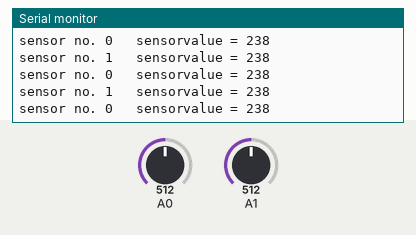
This sketch was run on a simulated Arduino Uno, built with avr-gcc and run on an emulated ATmega328P. Parts: the last lines printed to the serial monitor. The inputs (shaded band) are chosen by the test bench; at power-on: A0 = 512, A1 = 512.

Above: at 1.2 s.
1.3 s: A0 set to 545
At 2.2 s:
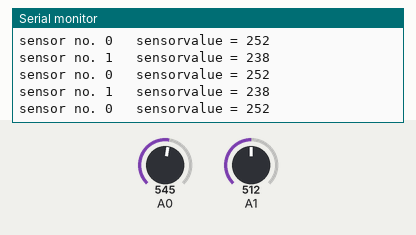
4.3 s: A0 set to 571
At 5.1 s:
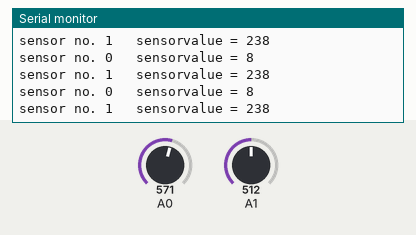
10.3 s: A1 set to 538
At 11.3 s:
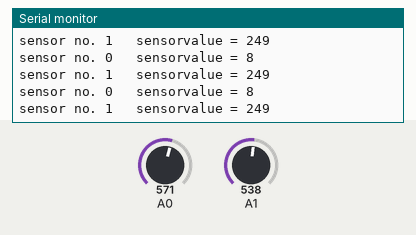
11.8 s: A1 set to 566
At 12.5 s:
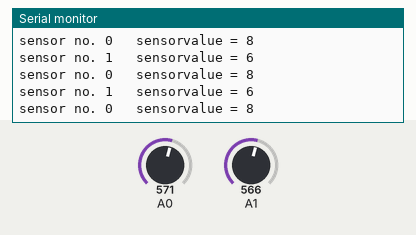
Timing chart, 0 to 14.8 s (numbered marks = the images above; inputs shaded):
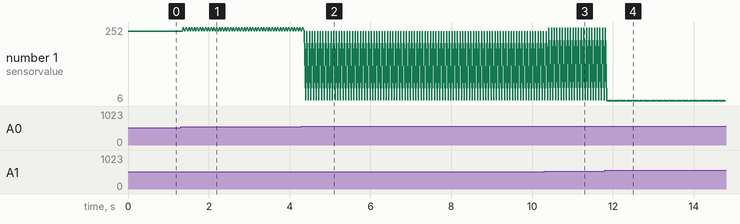

Measured:
- after the input at 1.3 s, the serial monitor: prints a new line after 0.07 s (image 1)
- after the input at 4.3 s, the serial monitor: prints a new line after 0.09 s (image 2)
- after the input at 10.3 s, the serial monitor: prints a new line after 0.12 s (image 3)
- after the input at 11.8 s, the serial monitor: prints a new line after 0.08 s (image 4)

The sketch:

UltrasoundTest5_enabledSeries.pde
```cpp
/*
  Analog input, analog output, serial output

 scaled for the MaxSonar EZ1 as testing protocol for the VIMBY/Scion Challenge

 by Carlyn Maw August 2010
 based on code 2009 code by Tom Igoe

 */

// These constants won't change.  They're used to give names
// to the pins used:

const int numberOfSensors = 2;

byte sensorPinArray[numberOfSensors] = { 0,1 } ;
byte sensorEnablePinArray[numberOfSensors] = {2, 3};
int sensorRawArray[numberOfSensors];
byte sensorSendArray[numberOfSensors];

const int analogInPin = 0;
const int analogOutPin = 9; // Analog output pin that the LED is attached to

const int VCC = 5000; // mVolts
const int resolutionSensor = VCC/512; //(mV/inch)
const int resolutionADC = VCC/1024;

int myInches = 0;
const int environmentMAX = 550;
const int environmentMIN = 0;
const byte sendRangeMAX = 255;
const byte sendRangeMIN = 10;

int sensorValue = 0;        // value read from the pot
int outputValue = 0;        // value output to the PWM (analog out)

void setup() {
  // initialize serial communications at 9600 bps:
  Serial.begin(9600);
}

void loop() {

for (byte i=0; i < numberOfSensors; i++) {
  digitalWrite(sensorEnablePinArray[i], HIGH);
  delayMicroseconds(20);
  digitalWrite(sensorEnablePinArray[i], LOW);
  updateSensorXData(i);
  sendSensorValue(i);
  delayMicroseconds(20);
}

}

void updateSensorXData(byte myNumber) {

  int mySensorValue = analogRead(sensorPinArray[myNumber]);
  sensorRawArray[myNumber] = mySensorValue;
  // map it to the range of the analog out:
  byte myRangedValue = map(mySensorValue, environmentMIN, environmentMAX, sendRangeMIN, sendRangeMAX);
  sensorSendArray[myNumber] = myRangedValue;

  //sendSensorValue(myNumber, myRangedValue);

  //calibrate it for inches
  //myInches = sensorValue * resolutionADC / resolutionSensor;

}

void sendSensorValue(byte myNumber, byte myValue) {
  // print the results to the serial monitor:
  Serial.print("sensor no. " );
  Serial.print(myNumber, DEC);
  Serial.print("\t sensorvalue = ");
  Serial.println(myValue, DEC);
}

void sendSensorValue(byte myNumber) {

  byte myValue = sensorSendArray[myNumber];
  // print the results to the serial monitor:
  Serial.print("sensor no. " );
  Serial.print(myNumber, DEC);
  Serial.print("\t sensorvalue = ");
  Serial.println(myValue, DEC);
}
```
